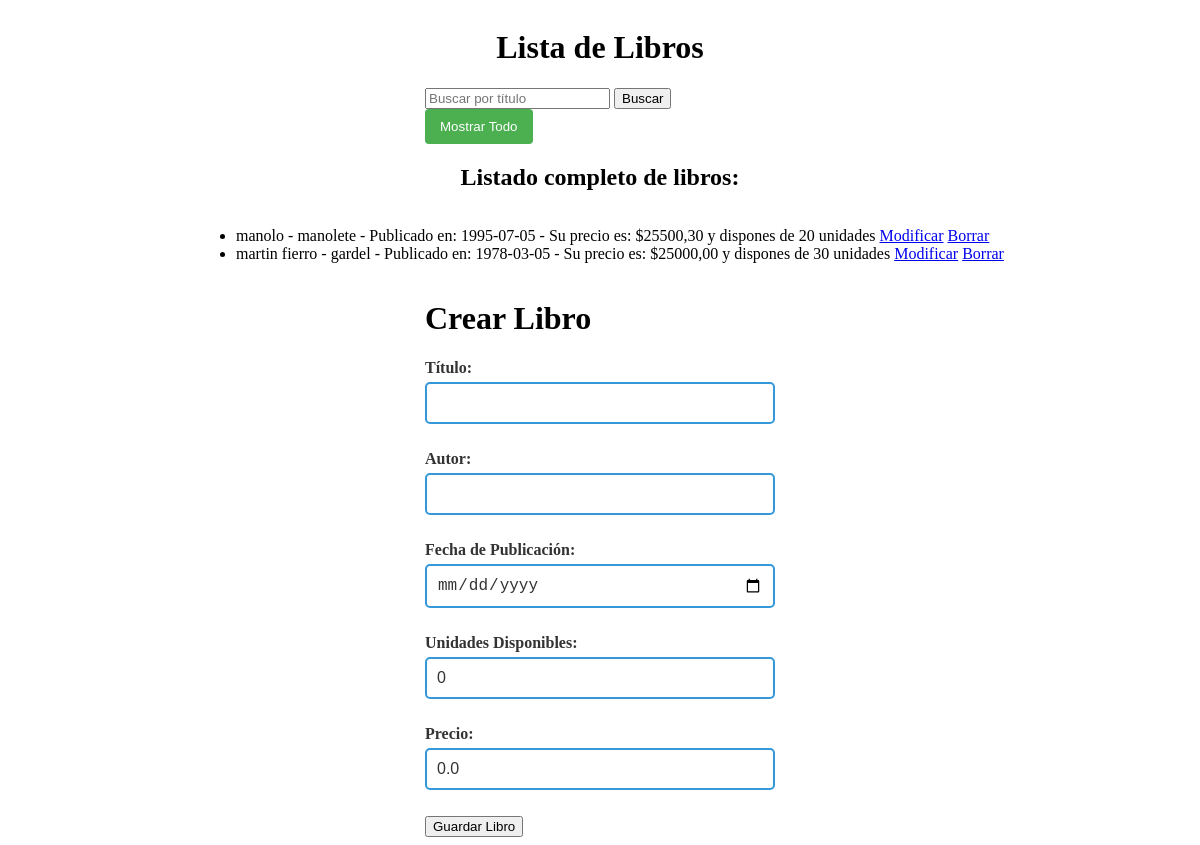
/libros/libros/, run on the app's committed database.
### ejemplolibros/models.py (models this page shows, shortened)
class Libro(models.Model):
    titulo = models.CharField(max_length=100)
    autor = models.CharField(max_length=50)
    publicacion = models.DateField()
    unidades_disponibles = models.IntegerField(default=0)
    precio = models.DecimalField(max_digits=8, decimal_places=2, default=0.00)

### ejemplolibros/views.py (the view)
# urls.py: path('libros/', listar_libros, name='listar_libros'),
def listar_libros(request):
    form = LibroForm(request.POST or None)
    query = request.GET.get('q', '')
    _manejar_formulario(request, LibroForm, 'libros/crear_libros.html', 'listar_libros')
    libros = Libro.objects.all()
    if query:
        libros = libros.filter(titulo__icontains=query)
    mostrar_todo = request.GET.get('mostrar_todo', False)
    if mostrar_todo:
        return redirect('listar_libros')
    return render(request, 'libros/listar_libros.html', {'libros': libros, 'form': form, 'query': query})

### ejemplolibros/forms.py
class LibroForm(forms.ModelForm):
   mostrar_todo = forms.CharField(required=False, widget=forms.HiddenInput())
   class Meta:
      model = Libro
      fields = ['titulo', 'autor', 'publicacion', 'unidades_disponibles', 'precio', 'mostrar_todo']
      widgets = {
         'titulo': forms.TextInput(attrs={'class': 'input-titulo'}),
         'autor': forms.TextInput(attrs={'class': 'input-autor'}),
         'publicacion': forms.DateInput(attrs={'type': 'date', 'class': 'input-publicacion'}),
         'unidades_disponibles': forms.NumberInput(attrs={'class': 'input-unidades'}),
         'precio': forms.NumberInput(attrs={'class': 'input-precio'}),
      }
      labels = {
         'titulo': 'Título',
         'autor': 'Autor',
         'publicacion': 'Fecha de Publicación',
         'unidades_disponibles': 'Unidades Disponibles',
         'precio': 'Precio',
      }

### ejemplolibros/views.py (called while the page is built)
def _manejar_formulario(request, Formulario, template, redireccionar_a):
    form = Formulario()
    if request.method == 'POST':
        form = Formulario(request.POST)
        if form.is_valid():
            form.save()
            return redirect(redireccionar_a)
    return render(request, template, {'form': form})

### templates/libros/crear_libros.html (shortened to what this page needs)
<h1>Crear Libro</h1>
<form method="post">
   {{ form.as_p }}
   <button type="submit">Guardar Libro</button>
</form>

### templates/libros/listar_libros.html (shortened to what this page needs)
<!DOCTYPE html>
<html lang="es">
   <head>
      {% load static %}
      <link rel="stylesheet" href="{% static 'css/style.css' %}">
   </head>
   <body>
      <h1>Lista de Libros</h1>
      <form method="GET" action="{% url 'listar_libros' %}">
         <input type="text" name="q" value="{{ query }}" placeholder="Buscar por título">
         <button type="submit">Buscar</button>
         <button type="submit" name="mostrar_todo" class="mostrar-todo-btn" value="1">Mostrar Todo</button>
      </form>
      {% if query %}
         <h2>Resultados de la búsqueda:</h2>
      {% else %}
         <h2>Listado completo de libros:</h2>
      {% endif %}
      <ul>
         {% for libro in libros %}
            <li>
               {{ libro.titulo }} - {{ libro.autor }} - Publicado en: {{ libro.publicacion|date:"Y-m-d" }} - Su precio es: ${{ libro.precio }} y dispones de {{ libro.unidades_disponibles }} unidades
               <a href="{% url 'modificar_libro' id=libro.id %}">Modificar</a>
               <a href="{% url 'borrar_libro' id=libro.id %}">Borrar</a>
            </li>
         {% empty %}
            <li>No hay libros disponibles</li>
         {% endfor %}
      </ul>
      <div>
         {% include 'libros/crear_libros.html' %}
      </div>
   </body>
</html>

### static/css/style.css (style rules this page uses)
.input-titulo, .input-autor, .input-publicacion, .input-precio, .input-unidades { width: 100%; box-sizing: border-box; margin-bottom: 10px; padding: 10px; font-size: 16px; border: 2px solid #3498db; border-radius: 5px; background-color: #fff; color: #333; }
label { display: block; font-weight: bold; margin-bottom: 5px; color: #333; }
form { width: 350px; }
body { display: flex; flex-direction: column; align-items: center; }
label[for="id_titulo"], label[for="id_autor"], label[for="id_publicacion"] label[for="id_publicacion"] label[for="id_publicacion"] { font-size: 16px; }
.mostrar-todo-btn { background-color: #4CAF50; color: white; padding: 10px 15px; border: none; border-radius: 4px; cursor: pointer; }

### data on the page
Libro: titulo "manolo", autor "manolete", publicacion "1995-07-05", precio "25500,30", unidades_disponibles "20"
Libro: titulo "martin fierro", autor "gardel", publicacion "1978-03-05", precio "25000,00", unidades_disponibles "30"
